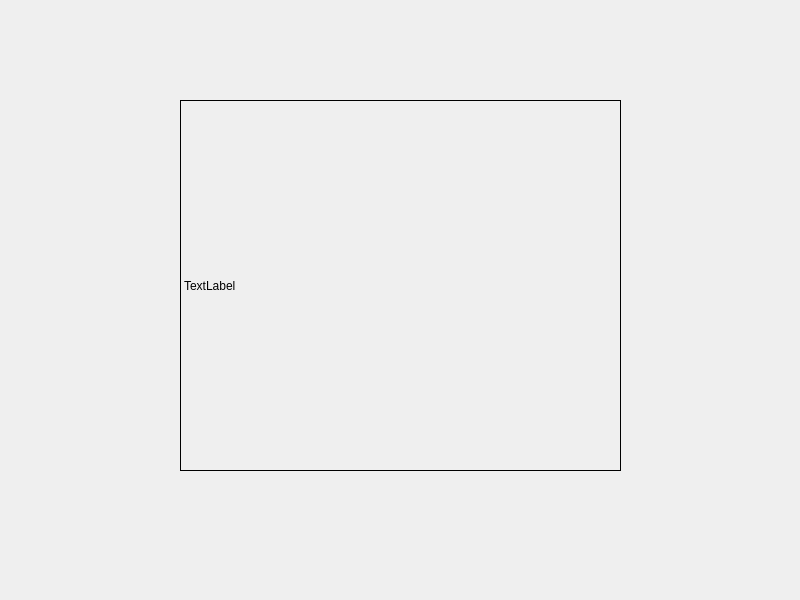
<?xml version="1.0" encoding="UTF-8"?>
<ui version="4.0">
 <class>Widget</class>
 <widget class="QWidget" name="Widget">
  <property name="geometry">
   <rect>
    <x>0</x>
    <y>0</y>
    <width>800</width>
    <height>600</height>
   </rect>
  </property>
  <property name="windowTitle">
   <string>Widget</string>
  </property>
  <widget class="MyLabel" name="label">
   <property name="geometry">
    <rect>
     <x>180</x>
     <y>100</y>
     <width>441</width>
     <height>371</height>
    </rect>
   </property>
   <property name="frameShape">
    <enum>QFrame::Box</enum>
   </property>
   <property name="text">
    <string>TextLabel</string>
   </property>
  </widget>
 </widget>
 <customwidgets>
  <customwidget>
   <class>MyLabel</class>
   <extends>QLabel</extends>
   <header>mylabel.h</header>
  </customwidget>
 </customwidgets>
 <resources/>
 <connections/>
</ui>
